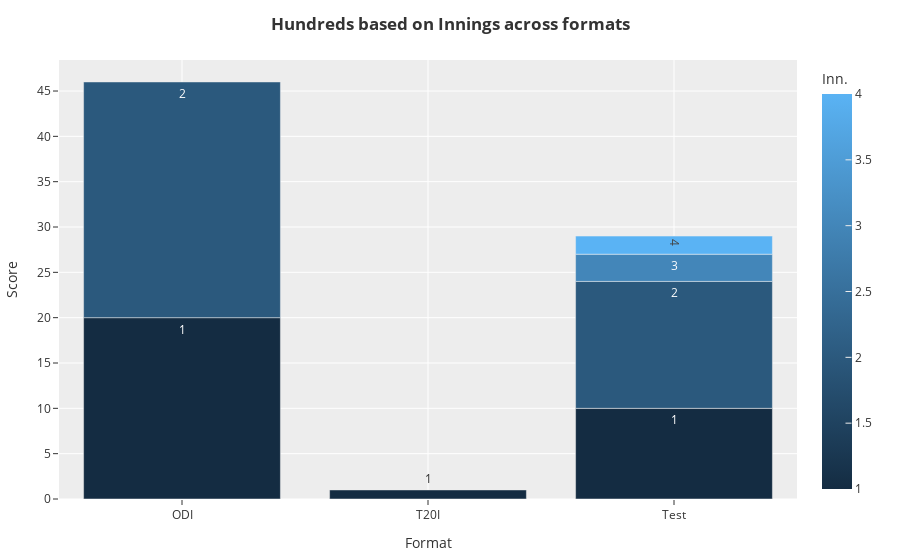

This figure's notebook cell:
### Markdown cell above
**Virat in ODIs>>> All other formats**

### Code cell
fig= px.bar(df.groupby(['Inn.','Format'], as_index= False)['Score'].count(), x='Format', y='Score',text='Inn.', color='Inn.', template= 'ggplot2', title='<b>Hundreds based on Innings across formats</b>')
fig.update_layout(title_x=0.5, margin=dict(l=20, r=20, t=60, b=20))
fig.show("svg")

### Figure 1 — Plotly figure (JSON) as saved in the notebook; plotly's stock layout.template omitted (floating-point values rounded to 4 significant figures)
{"data": [{"alignmentgroup": "True", "hovertemplate": "Format=%{x}<br>Score=%{y}<br>Inn.=%{marker.color}<extra></extra>", "legendgroup": "", "marker": {"color": [1, 1, 1, 2, 2, 3, 4], "coloraxis": "coloraxis", "pattern": {"shape": ""}}, "name": "", "offsetgroup": "", "orientation": "v", "showlegend": false, "text": [1, 1, 1, 2, 2, 3, 4], "textposition": "auto", "type": "bar", "x": ["ODI", "T20I", "Test", "ODI", "Test", "Test", "Test"], "xaxis": "x", "y": [20, 1, 10, 26, 14, 3, 2], "yaxis": "y"}], "layout": {"barmode": "relative", "coloraxis": {"colorbar": {"title": {"text": "Inn."}}, "colorscale": [[0, "rgb(20,44,66)"], [1, "rgb(90,179,244)"]]}, "legend": {"tracegroupgap": 0}, "margin": {"b": 20, "l": 20, "r": 20, "t": 60}, "title": {"text": "<b>Hundreds based on Innings across formats</b>", "x": 0.5}, "xaxis": {"anchor": "y", "domain": [0, 1], "title": {"text": "Format"}}, "yaxis": {"anchor": "x", "domain": [0, 1], "title": {"text": "Score"}}}}
